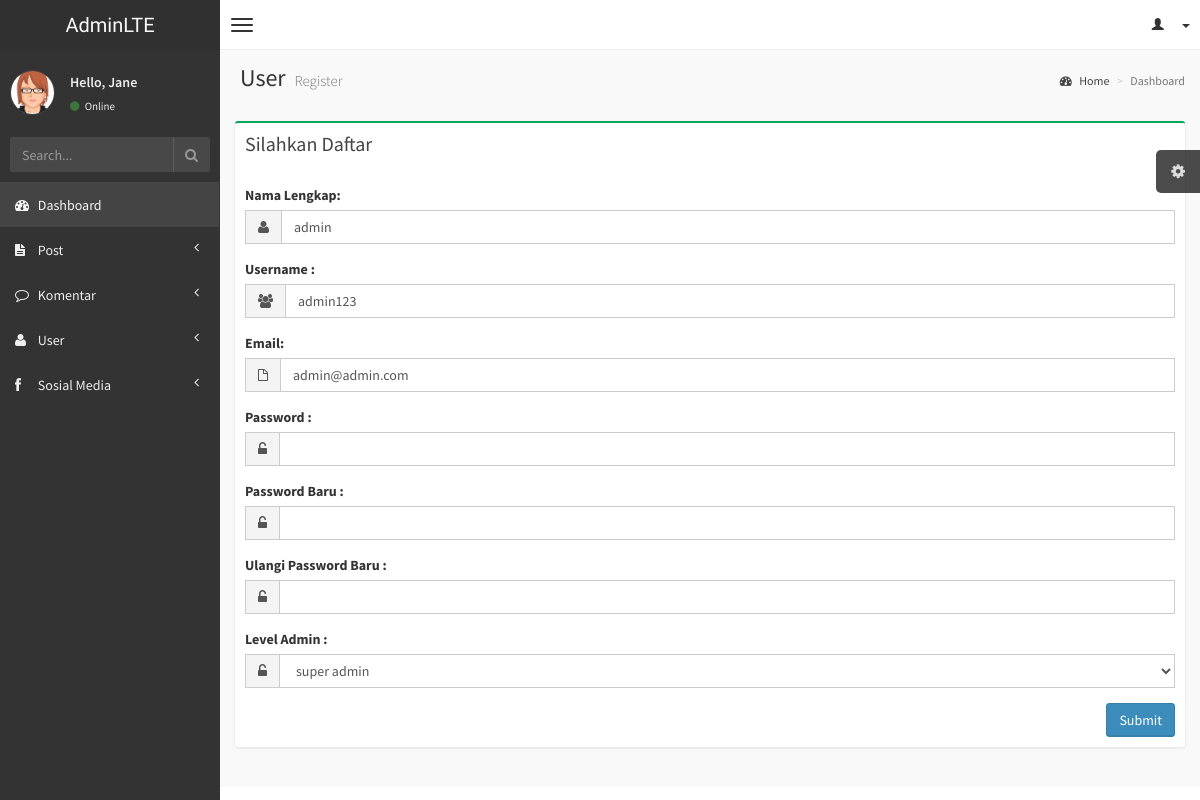
The page /admin/edit_user.php?edit=1 (signed in) on the database its author committed.
### tables this page shows
CREATE TABLE `user` (
  `id_user` int(11) NOT NULL,
  `nama` varchar(500) NOT NULL,
  `username` varchar(200) NOT NULL,
  `password` varchar(200) NOT NULL,
  `email` varchar(200) NOT NULL,
  `status` tinyint(4) NOT NULL
);

### function/user.php (called while the page is built, shortened)
<?php require_once 'blog.php';?>
<?php
function tampil_admin() {
  $query= "SELECT * FROM level_admin ORDER BY jenis_admin DESC";
  return result ($query);
}
function edit_user($id) {
$query = "SELECT * FROM user WHERE id_user=$id";
return result ($query);
}
?>

### function/blog.php (called while the page is built, shortened)
<?php
function result ($query) {
  global $link;
  if ($result = mysqli_query($link, $query) or die ('gagal menampilkan data')){
  return $result;
  }
}
?>

### admin/edit_user.php (the view, shortened to what this page needs)
 <?php require_once "../view/header-admin.php"; ?>
<?php
$tampil_admin=tampil_admin();
$id = $_GET['edit'];
if (isset($_GET['edit'])) {
$article = edit_user($id);
while ($row= mysqli_fetch_assoc ($article)) {
  $nama_admin=$row['nama'];
  $email=$row['email'];
  $username=$row['username'];
 }
}
?>
 <aside class="right-side">
     <section class="content-header">
         <h1>
             User
             <small>Register</small>
         </h1>
         <ol class="breadcrumb">
             <li><a href="#"><i class="fa fa-dashboard"></i> Home</a></li>
             <li class="active">Dashboard</li>
         </ol>
     </section>
     <section class="content">
       <div class="row">
           <div class="col-md-12">
               <div class="box box-success">
                   <div class="box-header">
                       <h3 class="box-title">Silahkan Daftar</h3>
                   </div>
                   <div class="box-body">
                     <form action="" method="post">
                       <div class="form-group">
                           <label>Nama Lengkap:</label>
                           <div class="input-group">
                               <div class="input-group-addon">
                                   <i class="fa fa-user"></i>
                               </div>
                               <input type="text" name="nama" class="form-control" value="<?php echo $nama_admin?>" data-inputmask="'alias': 'dd/mm/yyyy'" data-mask/>
                           </div>
                       </div>
                       <div class="form-group">
                           <label>Username :</label>
                           <div class="input-group">
                               <div class="input-group-addon">
                                   <i class="fa fa-users"></i>
                               </div>
                               <input type="text" name="username" class="form-control" value="<?php echo $username  ?>" data-inputmask='"mask": "(999) 999-9999"' data-mask/>
                           </div>
                       </div>
                       <div class="form-group">
                           <label>Email:</label>
                           <div class="input-group">
                               <div class="input-group-addon">
                                   <i class="fa  fa-file-o"></i>
                               </div>
                               <input type="email" name="email" class="form-control" value="<?php echo $email  ?>" data-inputmask="'mask': ['999-999-9999 [x99999]', '+099 99 99 9999[9]-9999']" data-mask/>
                           </div>
                       </div>
                       <div class="form-group">
                           <label>Password :</label>
                           <div class="input-group">
                               <div class="input-group-addon">
                                   <i class="fa fa-unlock-alt"></i>
                               </div>
                               <input type="password" name="password" value="" class="form-control" data-inputmask="'alias': 'ip'" data-mask/>
                           </div>
                       </div>
                       <div class="form-group">
                           <label>Password Baru :</label>
                           <div class="input-group">
                               <div class="input-group-addon">
                                   <i class="fa fa-unlock-alt"></i>
                               </div>
                               <input type="password" name="password_baru" value="" class="form-control" data-inputmask="'alias': 'ip'" data-mask/>
                           </div>
                       </div>
                       <div class="form-group">
                           <label>Ulangi Password Baru :</label>
                           <div class="input-group">
                               <div class="input-group-addon">
                                   <i class="fa fa-unlock-alt"></i>
                               </div>
                               <input type="password" name="ulangi_password" value="" class="form-control" data-inputmask="'alias': 'ip'" data-mask/>
                           </div>
                       </div>
                       <div class="form-group">
                           <label>Level Admin :</label>
                           <div class="input-group">
                               <div class="input-group-addon">
                                   <i class="fa fa-unlock-alt"></i>
                               </div>
                               <select class="form-control" name="admin">
                                 <?php while ($row= mysqli_fetch_assoc ($tampil_admin)):?>
                                   <option value="<?php echo $row ['id'] ?>">  <?php echo $row ['jenis_admin'];
                                   ?></option>
                                 <?php endwhile ?>
                               </select>                           </div>
                       </div>
                       <div class="pull-right">
                       <button class="btn btn-primary" name="submit">Submit</button> </div>
                     </div>
                   </div>
     </section>
 </aside>
<?php require_once "../view/footer-admin.php"; ?>

### view/css/AdminLTE.css (style rules this page uses)
html, body { overflow-x: hidden!important; font-family: 'Source Sans Pro', sans-serif; -webkit-font-smoothing: antialiased; min-height: 100%; background: #f9f9f9; }
a { color: #3c8dbc; }
.right-side, .left-side { min-height: 100%; display: block; }
.right-side { background-color: #f9f9f9; margin-left: 220px; }
.content { padding: 20px 15px; background: #f9f9f9; }
h1, h2, h3, h4, h5, h6, .h1, .h2, .h3, .h4, .h5, .h6 { font-family: 'Source Sans Pro', sans-serif; }
.right-side > .content-header { position: relative; padding: 15px 15px 10px 20px; }
.right-side > .content-header > h1 { margin: 0; font-size: 24px; }
.right-side > .content-header > h1 > small { font-size: 15px; display: inline-block; padding-left: 4px; font-weight: 300; }
.right-side > .content-header > .breadcrumb { float: right; background: transparent; margin-top: 0px; margin-bottom: 0; font-size: 12px; padding: 7px 5px; position: absolute; top: 15px; right: 10px; -webkit-border-radius: 2px; -moz-border-radius: 2px; border-radius: 2px; }
.right-side > .content-header > .breadcrumb > li > a { color: #444; text-decoration: none; }
.right-side > .content-header > .breadcrumb > li > a > .fa, .right-side > .content-header > .breadcrumb > li > a > .glyphicon, .right-side > .content-header > .breadcrumb > li > a > .ion { margin-right: 5px; }
.right-side > .content-header > .breadcrumb > li + li:before { content: '>\00a0'; }
.form-control { -webkit-border-radius: 0px !important; -moz-border-radius: 0px !important; border-radius: 0px !important; box-shadow: none; }
.input-group .input-group-addon { border-radius: 0; background-color: #f4f4f4; }
.box { position: relative; background: #ffffff; border-top: 2px solid #c1c1c1; margin-bottom: 20px; -webkit-border-radius: 3px; -moz-border-radius: 3px; border-radius: 3px; width: 100%; box-shadow: 0px 1px 3px rgba(0, 0, 0, 0.1); }
.box.box-success { border-top-color: #00a65a; }
.box .box-header { position: relative; -webkit-border-top-left-radius: 3px; -webkit-border-top-right-radius: 3px; -webkit-border-bottom-right-radius: 0; -webkit-border-bottom-left-radius: 0; -moz-border-radius-topleft: 3px; -moz-border-radius-topright: 3px; -moz-border-radius-bottomright: 0; -moz-border-radius-bottomleft: 0; border-top-left-radius: 3px; border-top-right-radius: 3px; border-bottom-right-radius: 0; border-bottom-left-radius: 0; border-bottom: 0px solid #f4f4f4; color: #444; padding-bottom: 10px; }
.box .box-header:before, .box .box-header:after { display: table; content: " "; }
.box .box-header:after { clear: both; }
.box .box-header > .fa, .box .box-header > .glyphicon, .box .box-header > .ion, .box .box-header .box-title { display: inline-block; padding: 10px 0px 10px 10px; margin: 0; font-size: 20px; font-weight: 400; float: left; cursor: default; }
.box .box-body { padding: 10px; -webkit-border-top-left-radius: 0; -webkit-border-top-right-radius: 0; -webkit-border-bottom-right-radius: 3px; -webkit-border-bottom-left-radius: 3px; -moz-border-radius-topleft: 0; -moz-border-radius-topright: 0; -moz-border-radius-bottomright: 3px; -moz-border-radius-bottomleft: 3px; border-top-left-radius: 0; border-top-right-radius: 0; border-bottom-right-radius: 3px; border-bottom-left-radius: 3px; }
.btn { font-weight: 500; -webkit-border-radius: 3px; -moz-border-radius: 3px; border-radius: 3px; border: 1px solid transparent; -webkit-box-shadow: inset 0px -2px 0px 0px rgba(0, 0, 0, 0.09); -moz-box-shadow: inset 0px -2px 0px 0px rgba(0, 0, 0, 0.09); box-shadow: inset 0px -1px 0px 0px rgba(0, 0, 0, 0.09); }
.btn.btn-primary { background-color: #3c8dbc; border-color: #367fa9; }
.skin-black .right-side > .content-header { background: transparent; box-shadow: none; }

### view/css/style.css (style rules this page uses)
body { background-color: #ffffff; }

### rows shown on the page
user: nama "admin", username "admin123", email "admin@admin.com"

### other values the page prints
form field admin "super admin"
